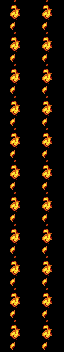

Tiled map render using the project's own tile images. Description and the whole map definition, tile-layer contents included, below:
An orthogonal 2x11 tile map with 32x32 px tiles, 1 tile layer (Tile Layer 1).

<map version="1.4" tiledversion="1.4.3" orientation="orthogonal" renderorder="right-down" width="2" height="11" tilewidth="32" tileheight="32" infinite="0" nextlayerid="2" nextobjectid="1">
 <tileset firstgid="1" source="Fireanimation-Sheet.tsx" />
 <layer id="1" name="Tile Layer 1" width="2" height="11">
  <data encoding="csv">
1,1,
1,1,
1,1,
1,1,
1,1,
1,1,
1,1,
1,1,
1,1,
1,1,
1,1
</data>
 </layer>
</map>